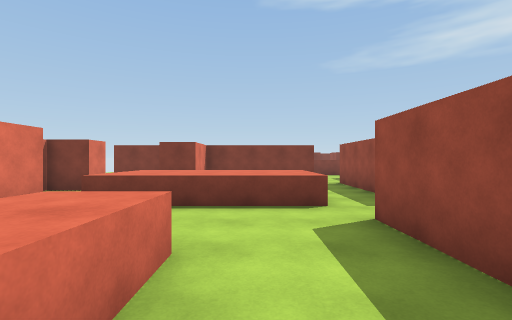
[1] (above)

24 first-person views from a walk through a Unity game level. The camera is 1.5 m above the floor, looks level and sees 85° across. The floor is counted in squares, 2 m on a side. Each view is taken from the middle of a square. On the plan, view 1 faces up. The plan holds only what a view shows up to about 10 squares ahead; the rest is blank. The place goes on beyond the plan.

[2]
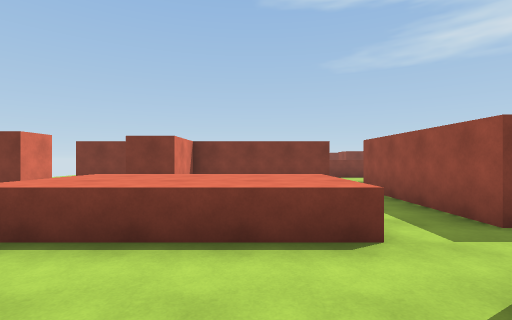

[3]
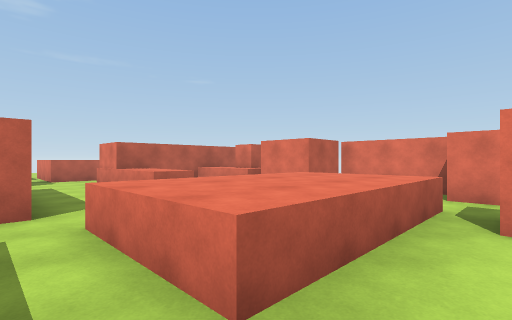

[4]
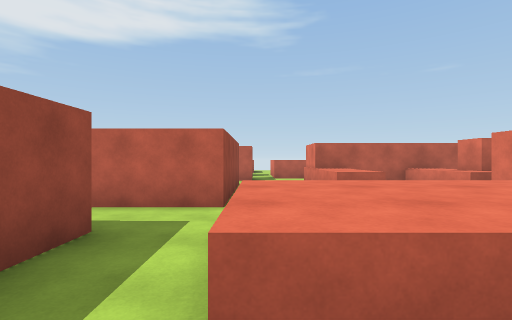

[5]
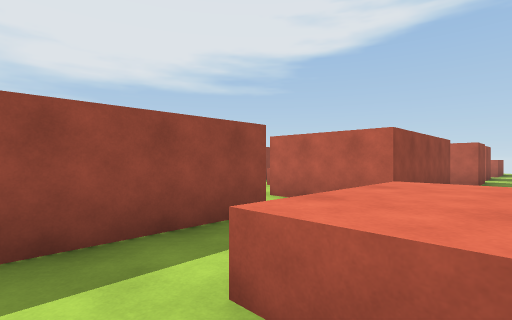

[6]
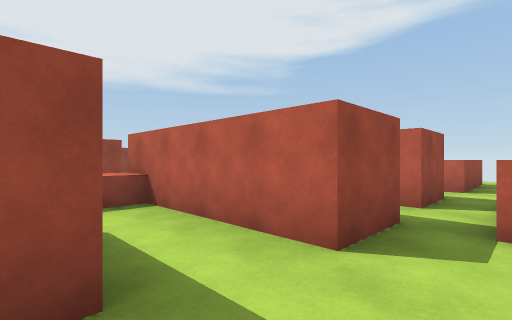

[7]
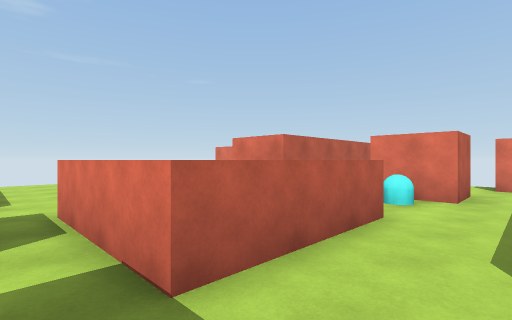

[8]
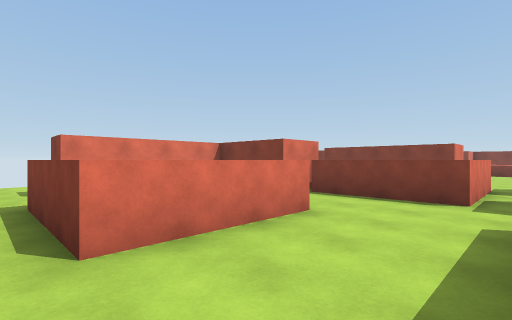

[9]
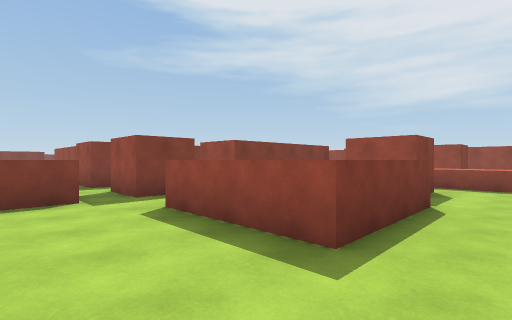

[10]
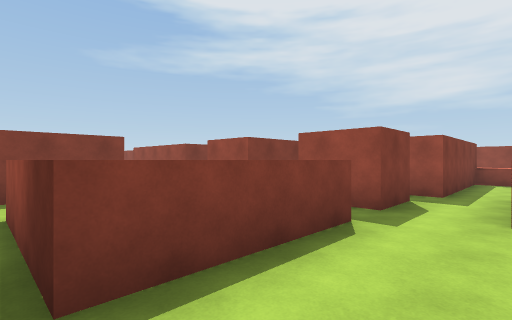

[11]
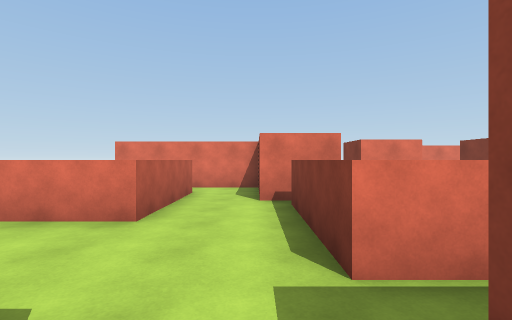

[12]
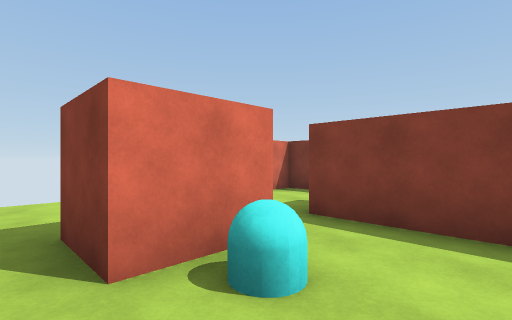

[13]
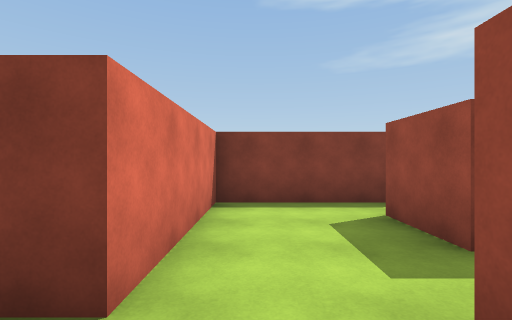

[14]
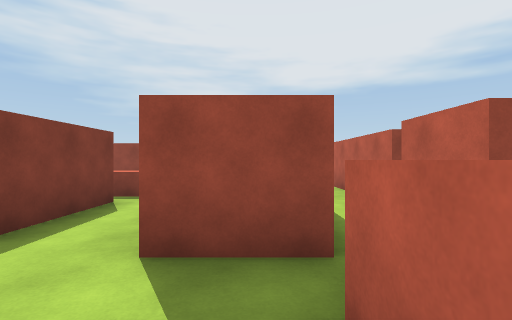

[15]
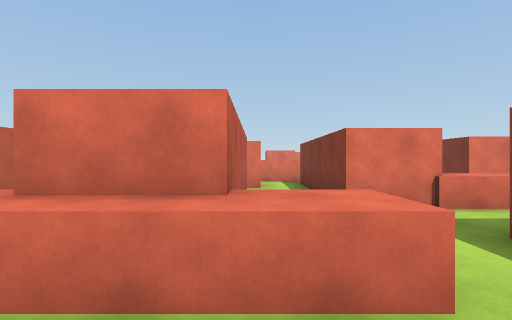

[16]
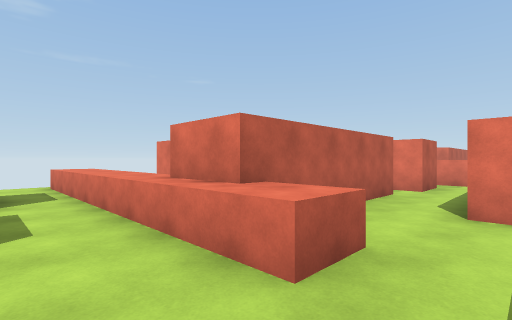

[17]
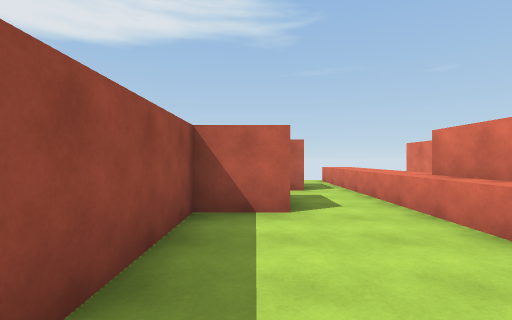

[18]
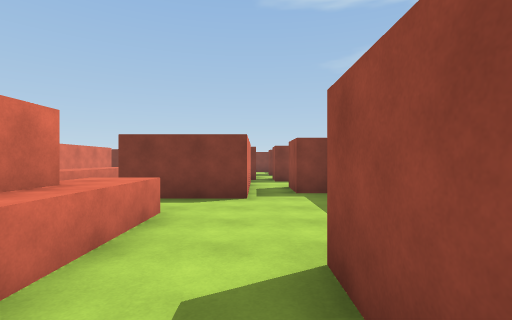

[19]
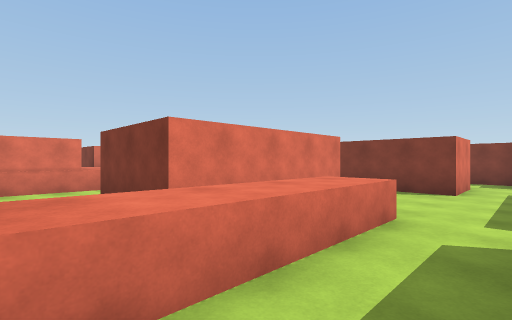

[20]
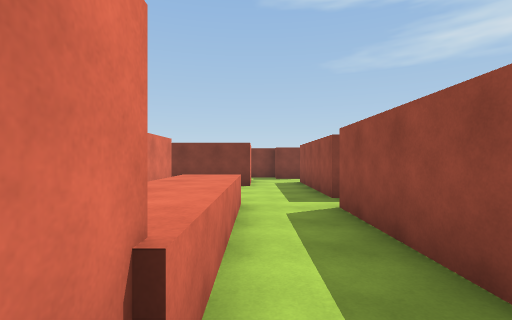

[21]
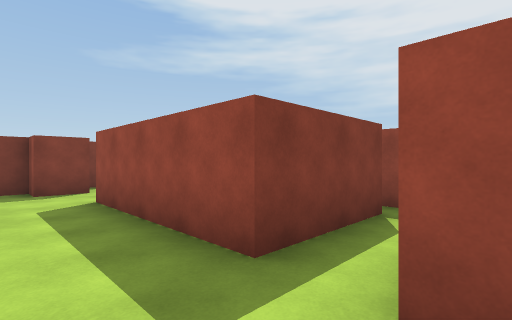

[22]
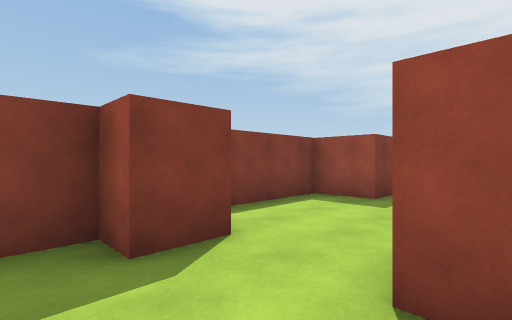

[23]
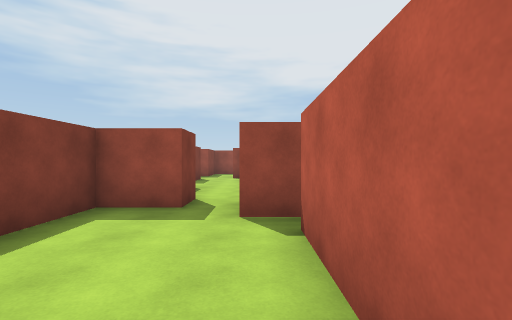

[24]
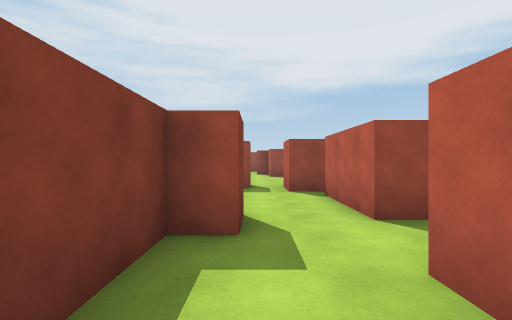

### Floor plan
Key: @ floor where view 1 was taken; # wall or solid block; . floor; ^ raised ledge; C cyan capsule.
Columns run from 8 left of view 1 to 17 right of it. Each row starts with its distance up from view 1.
 10     #######.   ######
  9       #   .#####....#  ...
  8     ..#....#..............
  7    #..^^^^.# ......##..
  6   #  .^^^^.###..####
  5   #  .^^^^.###..#
  4     # ..........#
  3     #  ...###...####
  2     ^ .^..###......#
  1 ##### .^..###^..##..
  0 #...^  ^@.###^..##..
 -1 #..#####.....^..##.##
 -2 #.........####..##..#
 -3 ..##......####......#
 -4 ..##C.^^^.......^...#
 -5 ......^ ^.#.....^...#
 -6  ####.^^^.#.#####..##
 -7   ###...........^..#
 -8   #.......^^^.. ^..
 -9   #.^^^...^   # ^.#
-10   #   ^...^^^ #.^.##
-11 ....^^^.........^..
-12 ................^..

Where each view was taken, in squares from view 1:
view 1: 0 up, 0 right, facing up
view 2: 2 up, 0 right, facing up
view 3: 8 up, 2 right, facing down-left
view 4: 8 up, 1 right, facing down
view 5: 8 up, 0 right, facing down-right
view 6: 0 up, 0 right, facing down-right
view 7: 2 down, 1 right, facing down-left
view 8: 12 down, 1 right, facing up-left
view 9: 12 down, 1 left, facing up-right
view 10: 8 down, 3 left, facing up-right
view 11: 7 down, 2 right, facing left
view 12: 5 down, 3 left, facing up-left
view 13: 4 down, 7 left, facing up
view 14: 3 down, 1 left, facing right
view 15: 5 down, 10 right, facing left
view 16: 3 down, 10 right, facing down-left
view 17: 2 down, 11 right, facing down
view 18: 8 down, 10 right, facing up
view 19: 2 down, 7 right, facing up-left
view 20: 3 down, 6 right, facing up
view 21: 1 up, 6 right, facing up-right
view 22: 6 up, 6 right, facing up-right
view 23: 7 up, 7 right, facing right
view 24: 8 up, 4 right, facing right
